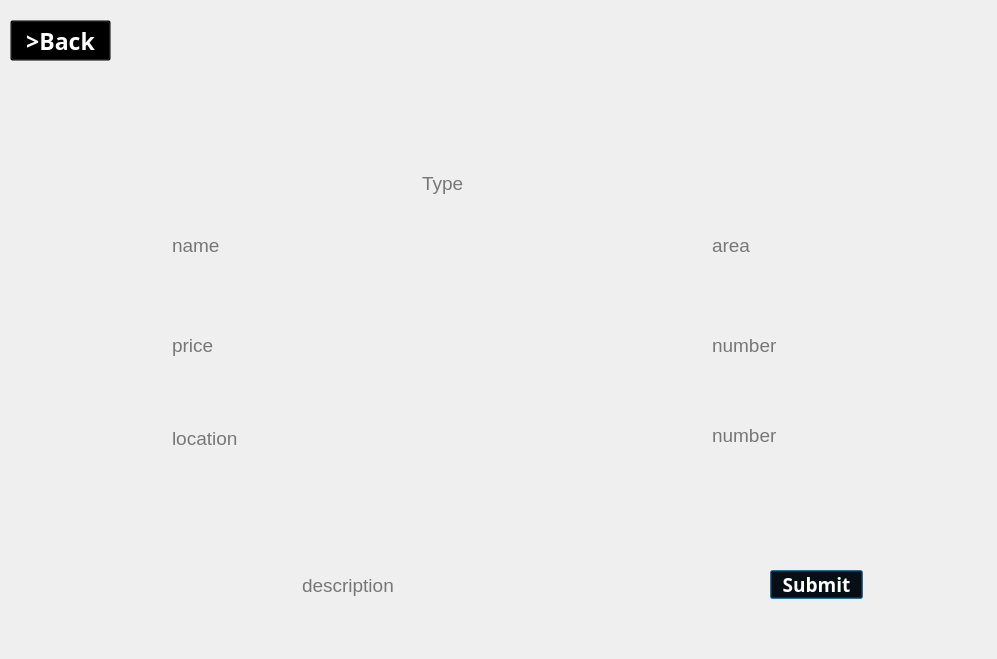
<?xml version="1.0" encoding="UTF-8"?>
<ui version="4.0">
 <class>information</class>
 <widget class="QDialog" name="information">
  <property name="geometry">
   <rect>
    <x>0</x>
    <y>0</y>
    <width>997</width>
    <height>659</height>
   </rect>
  </property>
  <property name="windowTitle">
   <string>Real Estae</string>
  </property>
  <widget class="QLabel" name="label">
   <property name="geometry">
    <rect>
     <x>-1</x>
     <y>-12</y>
     <width>1061</width>
     <height>691</height>
    </rect>
   </property>
   <property name="text">
    <string/>
   </property>
   <property name="pixmap">
    <pixmap resource="image.qrc">:/new/add property.jpg</pixmap>
   </property>
  </widget>
  <widget class="QLineEdit" name="price">
   <property name="geometry">
    <rect>
     <x>170</x>
     <y>325</y>
     <width>171</width>
     <height>41</height>
    </rect>
   </property>
   <property name="font">
    <font>
     <pointsize>14</pointsize>
    </font>
   </property>
   <property name="styleSheet">
    <string notr="true"> QLineEdit{
background-color:transparent;
border:none;



}</string>
   </property>
   <property name="placeholderText">
    <string>price</string>
   </property>
  </widget>
  <widget class="QLineEdit" name="location">
   <property name="geometry">
    <rect>
     <x>170</x>
     <y>418</y>
     <width>171</width>
     <height>41</height>
    </rect>
   </property>
   <property name="font">
    <font>
     <pointsize>14</pointsize>
    </font>
   </property>
   <property name="styleSheet">
    <string notr="true"> QLineEdit{
background-color:transparent;
border:none;



}</string>
   </property>
   <property name="placeholderText">
    <string>location</string>
   </property>
  </widget>
  <widget class="QLineEdit" name="area">
   <property name="geometry">
    <rect>
     <x>710</x>
     <y>225</y>
     <width>171</width>
     <height>41</height>
    </rect>
   </property>
   <property name="font">
    <font>
     <pointsize>14</pointsize>
    </font>
   </property>
   <property name="styleSheet">
    <string notr="true"> QLineEdit{
background-color:transparent;
border:none;



}</string>
   </property>
   <property name="placeholderText">
    <string>area</string>
   </property>
  </widget>
  <widget class="QLineEdit" name="bedrooms">
   <property name="geometry">
    <rect>
     <x>710</x>
     <y>325</y>
     <width>171</width>
     <height>41</height>
    </rect>
   </property>
   <property name="font">
    <font>
     <pointsize>14</pointsize>
    </font>
   </property>
   <property name="styleSheet">
    <string notr="true"> QLineEdit{
background-color:transparent;
border:none;



}</string>
   </property>
   <property name="placeholderText">
    <string>number</string>
   </property>
  </widget>
  <widget class="QLineEdit" name="bath">
   <property name="geometry">
    <rect>
     <x>710</x>
     <y>415</y>
     <width>171</width>
     <height>41</height>
    </rect>
   </property>
   <property name="font">
    <font>
     <pointsize>14</pointsize>
    </font>
   </property>
   <property name="styleSheet">
    <string notr="true"> QLineEdit{
background-color:transparent;
border:none;



}</string>
   </property>
   <property name="placeholderText">
    <string>number</string>
   </property>
  </widget>
  <widget class="QLineEdit" name="descrip">
   <property name="geometry">
    <rect>
     <x>300</x>
     <y>570</y>
     <width>371</width>
     <height>31</height>
    </rect>
   </property>
   <property name="font">
    <font>
     <pointsize>14</pointsize>
    </font>
   </property>
   <property name="styleSheet">
    <string notr="true"> QLineEdit{
background-color:transparent;
border:none;



}</string>
   </property>
   <property name="placeholderText">
    <string>description</string>
   </property>
  </widget>
  <widget class="QLineEdit" name="name">
   <property name="geometry">
    <rect>
     <x>170</x>
     <y>225</y>
     <width>171</width>
     <height>41</height>
    </rect>
   </property>
   <property name="font">
    <font>
     <pointsize>14</pointsize>
     <bold>false</bold>
    </font>
   </property>
   <property name="styleSheet">
    <string notr="true"> QLineEdit{
background-color:transparent;
border:none;



}</string>
   </property>
   <property name="placeholderText">
    <string>name</string>
   </property>
  </widget>
  <widget class="QPushButton" name="submit">
   <property name="geometry">
    <rect>
     <x>770</x>
     <y>570</y>
     <width>93</width>
     <height>29</height>
    </rect>
   </property>
   <property name="font">
    <font>
     <family>Segoe UI Black</family>
     <pointsize>14</pointsize>
     <bold>true</bold>
    </font>
   </property>
   <property name="styleSheet">
    <string notr="true">QPushButton {
                       color:white;
     background-color: transparent;
                       }
                         QPushButton:hover {
                             background-color: gray;
                     		 border-radius: 10px;


                         }

QPushButton:pressed
 {

      background-color : rgb(51, 149, 255);
      

 }</string>
   </property>
   <property name="text">
    <string>Submit</string>
   </property>
  </widget>
  <widget class="QPushButton" name="back">
   <property name="geometry">
    <rect>
     <x>10</x>
     <y>20</y>
     <width>101</width>
     <height>41</height>
    </rect>
   </property>
   <property name="font">
    <font>
     <family>Arial Black</family>
     <pointsize>17</pointsize>
     <bold>true</bold>
    </font>
   </property>
   <property name="styleSheet">
    <string notr="true">QPushButton {
                       color:white;
     background-color: transparent;
                       }
                         QPushButton:hover {
                             background-color: gray;
                     		 border-radius: 20px;


                         }

QPushButton:pressed
 {

      background-color : rgb(51, 149, 255);
      

 }</string>
   </property>
   <property name="text">
    <string>&gt;Back</string>
   </property>
  </widget>
  <widget class="QLineEdit" name="type">
   <property name="geometry">
    <rect>
     <x>420</x>
     <y>163</y>
     <width>171</width>
     <height>41</height>
    </rect>
   </property>
   <property name="font">
    <font>
     <pointsize>14</pointsize>
     <bold>false</bold>
    </font>
   </property>
   <property name="styleSheet">
    <string notr="true"> QLineEdit{
background-color:transparent;
border:none;



}</string>
   </property>
   <property name="placeholderText">
    <string>Type</string>
   </property>
  </widget>
 </widget>
 <resources>
  <include location="image.qrc"/>
 </resources>
 <connections/>
</ui>
